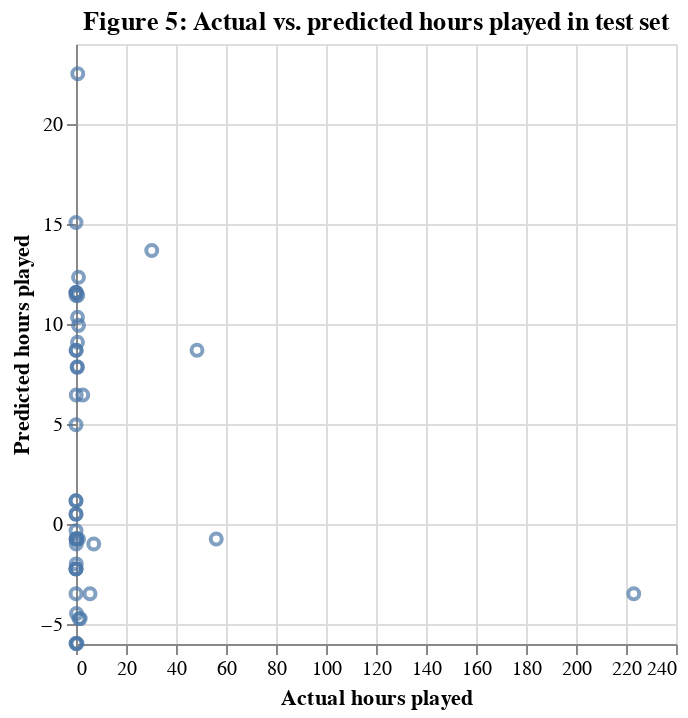

The cell this chart's notebook holds for it:
### Code cell
plot_test_preds = alt.Chart(test_pred, title="Figure 5: Actual vs. predicted hours played in test set").mark_point().encode(
    x = alt.X("played_hours").title("Actual hours played"),
    y = alt.Y("predictions").title("Predicted hours played")
)
plot_test_preds

### Figure 1 — Vega specification as saved in the notebook (floating-point values rounded to 4 significant figures)
{"$schema": "https://vega.github.io/schema/vega/v5.json", "data": [{"name": "source_0", "values": [{"played_hours": 0.1, "predictions": 6.453}, {"played_hours": 0.0, "predictions": 8.689}, {"played_hours": 0.0, "predictions": 4.959}, {"played_hours": 1.0, "predictions": 9.933}, {"played_hours": 0.6, "predictions": 9.089}, {"played_hours": 0.0, "predictions": -2.244}, {"played_hours": 0.0, "predictions": -0.3315}, {"played_hours": 0.1, "predictions": -1.001}, {"played_hours": 0.1, "predictions": -0.7496}, {"played_hours": 7.1, "predictions": -1.001}, {"played_hours": 0.0, "predictions": 0.4939}, {"played_hours": 5.6, "predictions": -3.488}, {"played_hours": 0.0, "predictions": 11.43}, {"played_hours": 223.1, "predictions": -3.488}, {"played_hours": 0.1, "predictions": 8.689}, {"played_hours": 0.0, "predictions": 11.58}, {"played_hours": 0.1, "predictions": 11.58}, {"played_hours": 0.0, "predictions": -0.7496}, {"played_hours": 2.7, "predictions": 6.453}, {"played_hours": 0.0, "predictions": 1.163}, {"played_hours": 30.3, "predictions": 13.67}, {"played_hours": 1.7, "predictions": -4.731}, {"played_hours": 0.0, "predictions": -2.244}, {"played_hours": 1.2, "predictions": -4.731}, {"played_hours": 0.6, "predictions": 10.33}, {"played_hours": 1.0, "predictions": 12.33}, {"played_hours": 0.7, "predictions": 11.43}, {"played_hours": 0.4, "predictions": -5.975}, {"played_hours": 0.0, "predictions": 0.4939}, {"played_hours": 0.0, "predictions": -2.244}, {"played_hours": 0.0, "predictions": -5.975}, {"played_hours": 56.1, "predictions": -0.7496}, {"played_hours": 0.3, "predictions": -0.7496}, {"played_hours": 0.6, "predictions": 7.846}, {"played_hours": 0.4, "predictions": 7.846}, {"played_hours": 0.0, "predictions": 15.07}, {"played_hours": 0.2, "predictions": -4.48}, {"played_hours": 0.2, "predictions": -0.7496}, {"played_hours": 0.1, "predictions": -5.975}, {"played_hours": 0.0, "predictions": -3.488}, {"played_hours": 0.0, "predictions": 1.163}, {"played_hours": 0.7, "predictions": 22.51}, {"played_hours": 0.1, "predictions": -0.7496}, {"played_hours": 1.0, "predictions": -0.7496}, {"played_hours": 0.0, "predictions": 11.58}, {"played_hours": 48.4, "predictions": 8.689}, {"played_hours": 0.1, "predictions": -1.993}]}, {"name": "source_0_x_domain_played_hours", "values": [{"min": 0.0, "max": 223.1}]}, {"name": "source_0_y_domain_predictions", "values": [{"min": -5.975, "max": 22.51}]}], "marks": [{"type": "symbol", "name": "marks", "from": {"data": "source_0"}, "encode": {"update": {"y": {"field": "predictions", "scale": "y"}, "fill": {"value": "transparent"}, "stroke": {"value": "#4c78a8"}, "x": {"field": "played_hours", "scale": "x"}, "opacity": {"value": 0.7}}}, "style": ["point"]}], "scales": [{"name": "x", "type": "linear", "domain": [{"signal": "(data(\"source_0_x_domain_played_hours\")[0] || {}).min"}, {"signal": "(data(\"source_0_x_domain_played_hours\")[0] || {}).max"}], "range": [0, {"signal": "width"}], "zero": true, "nice": true}, {"name": "y", "type": "linear", "domain": [{"signal": "(data(\"source_0_y_domain_predictions\")[0] || {}).min"}, {"signal": "(data(\"source_0_y_domain_predictions\")[0] || {}).max"}], "range": [{"signal": "height"}, 0], "nice": true, "zero": true}], "axes": [{"scale": "x", "maxExtent": 0, "gridScale": "y", "domain": false, "minExtent": 0, "zindex": 0, "labels": false, "ticks": false, "aria": false, "orient": "bottom", "grid": true, "tickCount": {"signal": "ceil(width/40)"}}, {"scale": "y", "ticks": false, "orient": "left", "domain": false, "aria": false, "gridScale": "x", "tickCount": {"signal": "ceil(height/40)"}, "zindex": 0, "labels": false, "minExtent": 0, "maxExtent": 0, "grid": true}, {"scale": "x", "labelOverlap": true, "orient": "bottom", "title": "Actual hours played", "labelFlush": true, "grid": false, "tickCount": {"signal": "ceil(width/40)"}, "zindex": 0}, {"scale": "y", "tickCount": {"signal": "ceil(height/40)"}, "title": "Predicted hours played", "zindex": 0, "labelOverlap": true, "grid": false, "orient": "left"}], "title": {"text": "Figure 5: Actual vs. predicted hours played in test set", "frame": "group"}, "background": "white", "width": 300, "height": 300, "style": "cell", "padding": 5}
